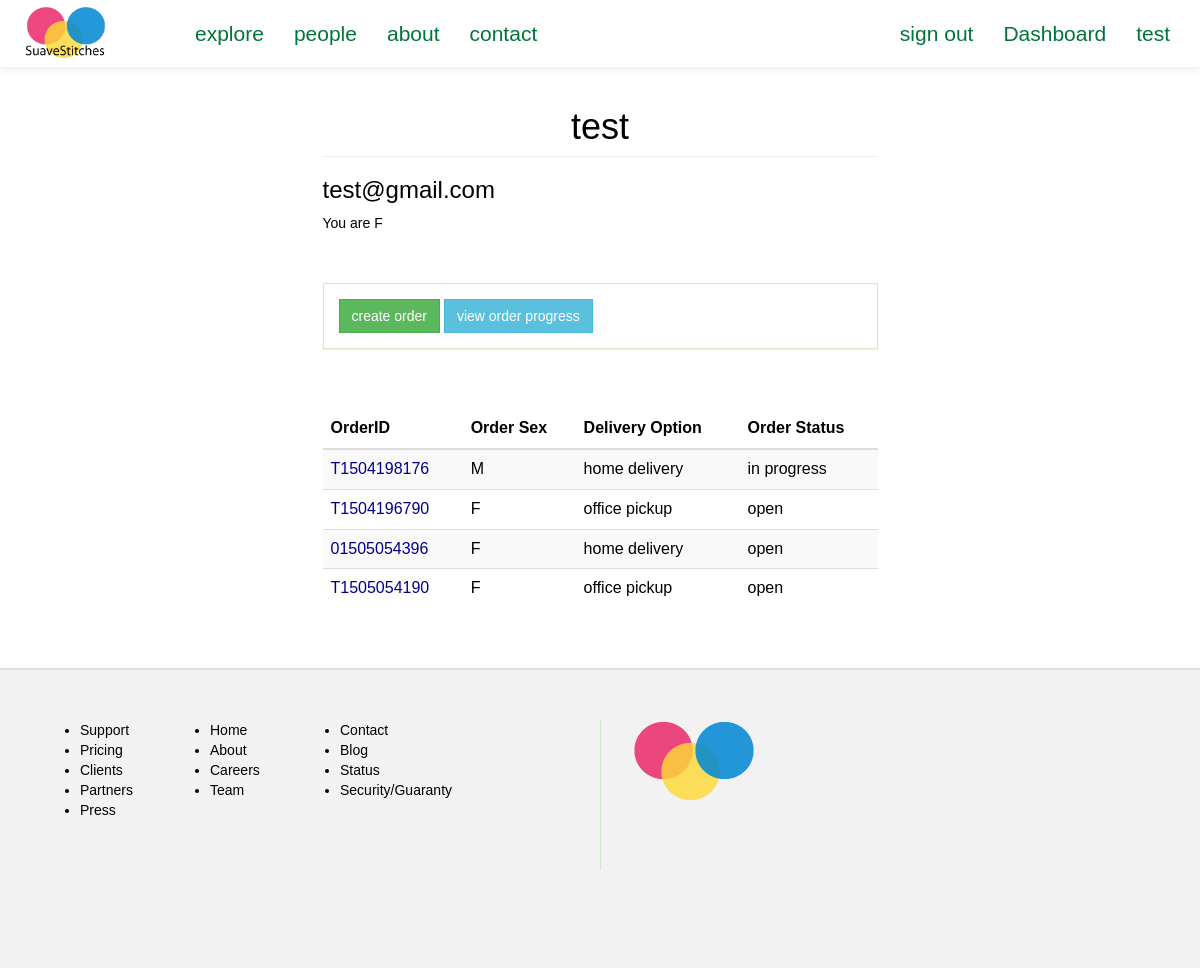
Before: /suave/dashboard/ (signed in) with the older database file.
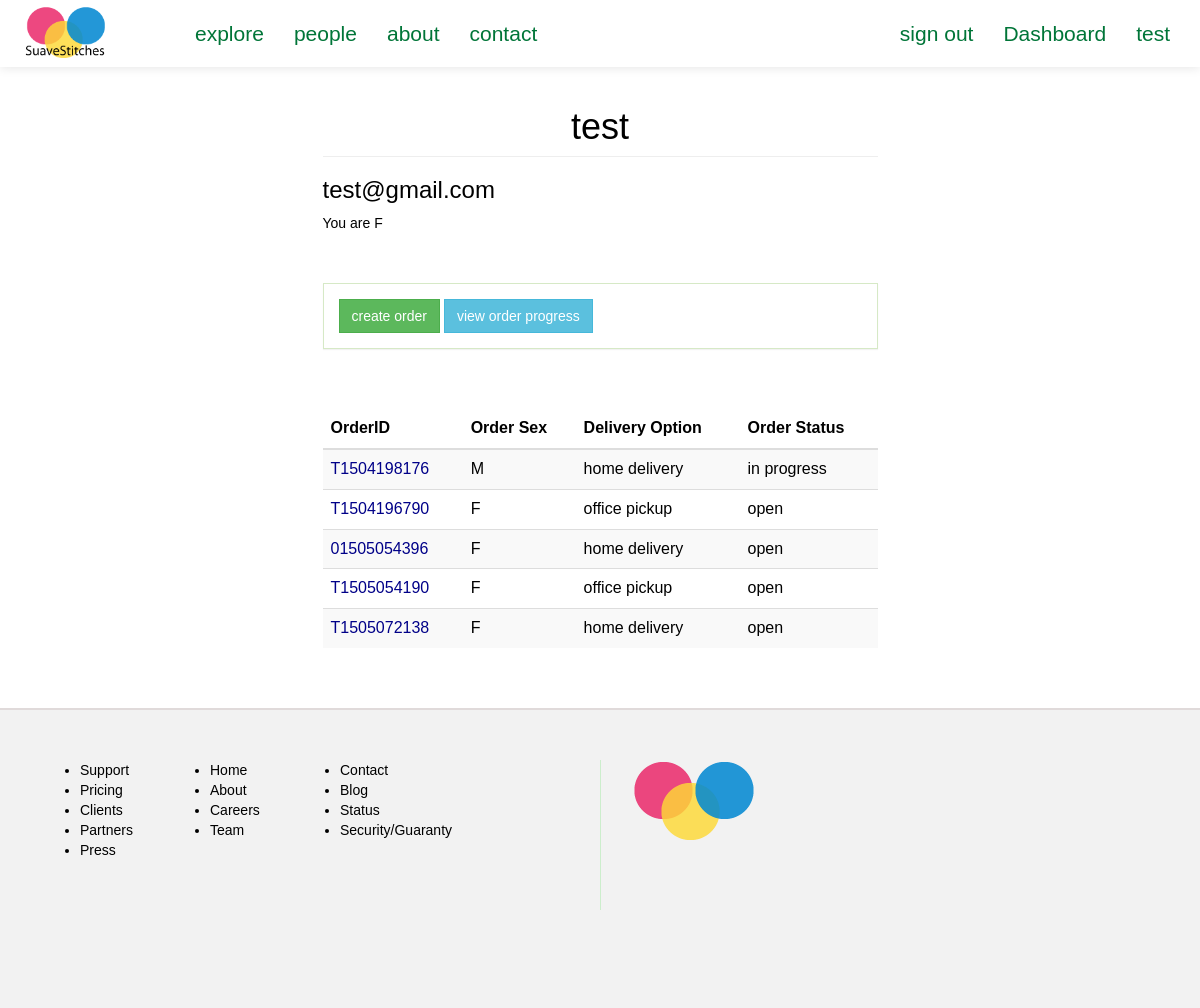
After: the same page with the newer database file.
### suave/models.py (models this page shows)
class Order(models.Model):
	client = models.ForeignKey(Client, null=True)
	sizetable = models.ForeignKey(SizeTable, null=True)
	tailor = models.ForeignKey(Tailor, null=True)
	fabric = models.CharField(max_length=50, null=True)
	style = models.CharField(max_length=100, null=True)
	main_order_id = models.CharField(max_length=15, null=True)
	details = models.CharField(max_length=250, null=True) #*
	delivery_option = models.CharField(max_length=100, null=True)
	service_option = models.CharField(max_length=100, null=True)
	sex = models.CharField(max_length=2, default=' ')
	status = models.CharField(max_length=20, default='OPEN') #*
	cost = models.IntegerField(default=0000) # final cost of order
	date = models.DateField(auto_now_add=True)

### suave/views.py (the view)
@login_required
def clientDashboard(request):
	context = {}
	context['title'] = 'SuaveStitches Nigeria'
	client = Client.objects.get(user=request.user)
	if request.session['new_user_check'] == 1:
		context['new_user_check'] = True
		request.session['new_user_check'] = 2
	context['orders'] = Order.objects.filter(client=client)
	return render(request, 'i/client/dashboard.html', context)

### suave/templates/i/client/dashboard.html (shortened to what this page needs)
{% extends "i/layout/base.html" %}
{% block main_section %}
	<div class="col-lg-6 col-lg-offset-3">
		<h1 class="page-header">{{ user.username }}</h1>
		<h3>{{ user.email }}</h3>
		<p>You are {{ user.client.sex }}</p>
		<br><br>
		<div class="dashboard-button-panel panel panel-body panel-success">
			<a href="{% url 'suave:createOrder' %}" class="btn btn-success">create order</a>
			<a href="" class="btn btn-info">view order progress</a>
		</div>
		<br><br>
		{% if orders %}
			<table class="table table-striped table-hover">
				<thead>
					<tr>
						<th>OrderID</th>
						<th>Order Sex</th>
						<th>Delivery Option</th>
						<th>Order Status</th>
					</tr>
				</thead>
				<tbody>
					{% for order in orders %}
					<tr>
						<td style="color:#008"><span>{{ order.main_order_id }}</span></td>
						<td>{{ order.sex }}</td>
						<td>{{ order.delivery_option|lower }}</td>
						<td>{{ order.status|lower }}</td>
					</tr>
					{% endfor %}
				</tbody>
			</table>
		{% endif %}
		<br><br>
	</div>
{% endblock %}

Changed rows visible on the page:
added Order: main_order_id "T1505072138", sex "F", delivery_option "home delivery", status "open"
